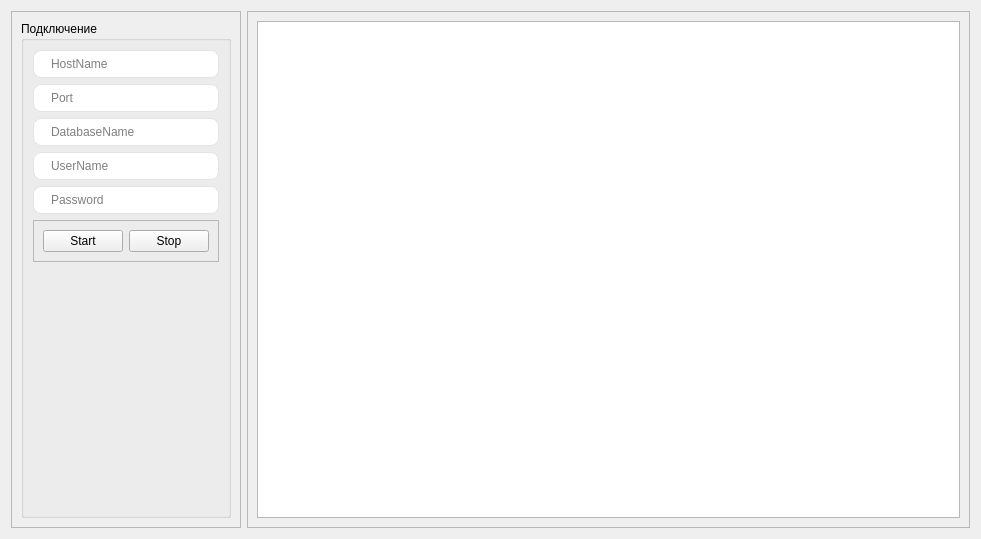
<?xml version="1.0" encoding="UTF-8"?>
<ui version="4.0">
 <class>DatabaseForm</class>
 <widget class="QWidget" name="DatabaseForm">
  <property name="geometry">
   <rect>
    <x>0</x>
    <y>0</y>
    <width>981</width>
    <height>539</height>
   </rect>
  </property>
  <property name="windowTitle">
   <string>Form</string>
  </property>
  <property name="styleSheet">
   <string notr="true">

</string>
  </property>
  <layout class="QHBoxLayout" name="horizontalLayout">
   <item>
    <widget class="QFrame" name="frame_2">
     <property name="styleSheet">
      <string notr="true"/>
     </property>
     <property name="frameShape">
      <enum>QFrame::StyledPanel</enum>
     </property>
     <property name="frameShadow">
      <enum>QFrame::Raised</enum>
     </property>
     <layout class="QHBoxLayout" name="horizontalLayout_2">
      <item alignment="Qt::AlignHCenter">
       <widget class="QGroupBox" name="connectionGroupBox">
        <property name="styleSheet">
         <string notr="true">QLineEdit {
  border-radius: 8px;
  border: 1px solid #e0e4e7;
  padding: 5px 15px;
}

QLineEdit:focus {
  border: 1px solid #d0e3ff;
}

QLineEdit::placeholder {
  color: #767e89;
}


</string>
        </property>
        <property name="title">
         <string>Подключение</string>
        </property>
        <layout class="QVBoxLayout" name="verticalLayout_2">
         <item>
          <widget class="QLineEdit" name="hostNameLineEdit">
           <property name="placeholderText">
            <string>HostName</string>
           </property>
          </widget>
         </item>
         <item>
          <widget class="QLineEdit" name="portLineEdit">
           <property name="placeholderText">
            <string>Port</string>
           </property>
          </widget>
         </item>
         <item>
          <widget class="QLineEdit" name="databaseNameLineEdit">
           <property name="placeholderText">
            <string>DatabaseName</string>
           </property>
          </widget>
         </item>
         <item>
          <widget class="QLineEdit" name="userNameLineEdit">
           <property name="placeholderText">
            <string>UserName</string>
           </property>
          </widget>
         </item>
         <item>
          <widget class="QLineEdit" name="passwordLineEdit">
           <property name="echoMode">
            <enum>QLineEdit::Password</enum>
           </property>
           <property name="placeholderText">
            <string>Password</string>
           </property>
          </widget>
         </item>
         <item alignment="Qt::AlignTop">
          <widget class="QFrame" name="frame_3">
           <property name="frameShape">
            <enum>QFrame::StyledPanel</enum>
           </property>
           <property name="frameShadow">
            <enum>QFrame::Raised</enum>
           </property>
           <layout class="QHBoxLayout" name="horizontalLayout_3">
            <item>
             <widget class="QPushButton" name="startPushButton">
              <property name="text">
               <string>Start</string>
              </property>
             </widget>
            </item>
            <item>
             <widget class="QPushButton" name="stopPushButton">
              <property name="styleSheet">
               <string notr="true"/>
              </property>
              <property name="text">
               <string>Stop</string>
              </property>
             </widget>
            </item>
           </layout>
          </widget>
         </item>
        </layout>
       </widget>
      </item>
     </layout>
    </widget>
   </item>
   <item>
    <widget class="QFrame" name="frame">
     <property name="frameShape">
      <enum>QFrame::StyledPanel</enum>
     </property>
     <property name="frameShadow">
      <enum>QFrame::Raised</enum>
     </property>
     <layout class="QVBoxLayout" name="verticalLayout">
      <item>
       <widget class="QTableView" name="databaseTableView">
        <property name="styleSheet">
         <string notr="true"/>
        </property>
       </widget>
      </item>
     </layout>
    </widget>
   </item>
  </layout>
 </widget>
 <resources/>
 <connections/>
</ui>
